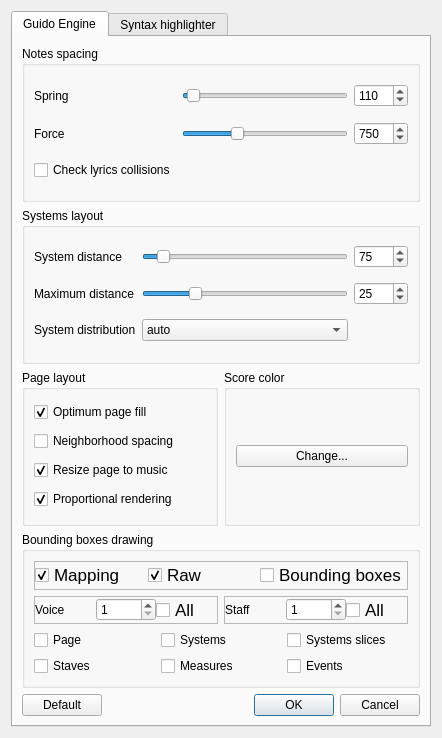
<?xml version="1.0" encoding="UTF-8"?>
<ui version="4.0">
 <class>Setup</class>
 <widget class="QDialog" name="Setup">
  <property name="windowModality">
   <enum>Qt::ApplicationModal</enum>
  </property>
  <property name="geometry">
   <rect>
    <x>0</x>
    <y>0</y>
    <width>442</width>
    <height>738</height>
   </rect>
  </property>
  <property name="sizePolicy">
   <sizepolicy hsizetype="Preferred" vsizetype="Preferred">
    <horstretch>0</horstretch>
    <verstretch>0</verstretch>
   </sizepolicy>
  </property>
  <property name="windowTitle">
   <string>Guido Engine Setup</string>
  </property>
  <property name="autoFillBackground">
   <bool>false</bool>
  </property>
  <property name="modal">
   <bool>false</bool>
  </property>
  <layout class="QVBoxLayout" name="verticalLayout">
   <item>
    <widget class="QTabWidget" name="fTabWidget">
     <property name="currentIndex">
      <number>0</number>
     </property>
     <widget class="QWidget" name="tab">
      <attribute name="title">
       <string>Guido Engine</string>
      </attribute>
      <layout class="QVBoxLayout" name="verticalLayout_2">
       <item>
        <widget class="QGroupBox" name="groupBox">
         <property name="title">
          <string>Notes spacing</string>
         </property>
         <layout class="QGridLayout" name="gridLayout_4">
          <item row="1" column="2">
           <widget class="QSpinBox" name="fForceBox">
            <property name="minimum">
             <number>400</number>
            </property>
            <property name="maximum">
             <number>1500</number>
            </property>
            <property name="value">
             <number>750</number>
            </property>
           </widget>
          </item>
          <item row="0" column="0">
           <widget class="QLabel" name="fLabel4">
            <property name="layoutDirection">
             <enum>Qt::RightToLeft</enum>
            </property>
            <property name="text">
             <string>Spring</string>
            </property>
           </widget>
          </item>
          <item row="0" column="1">
           <widget class="QSlider" name="fSpringSlider">
            <property name="minimum">
             <number>100</number>
            </property>
            <property name="maximum">
             <number>500</number>
            </property>
            <property name="pageStep">
             <number>20</number>
            </property>
            <property name="value">
             <number>110</number>
            </property>
            <property name="orientation">
             <enum>Qt::Horizontal</enum>
            </property>
           </widget>
          </item>
          <item row="0" column="2">
           <widget class="QSpinBox" name="fSpringBox">
            <property name="minimum">
             <number>100</number>
            </property>
            <property name="maximum">
             <number>500</number>
            </property>
            <property name="value">
             <number>110</number>
            </property>
           </widget>
          </item>
          <item row="1" column="0">
           <widget class="QLabel" name="fLabel5">
            <property name="layoutDirection">
             <enum>Qt::RightToLeft</enum>
            </property>
            <property name="text">
             <string>Force</string>
            </property>
           </widget>
          </item>
          <item row="1" column="1">
           <widget class="QSlider" name="fForceSlider">
            <property name="minimum">
             <number>400</number>
            </property>
            <property name="maximum">
             <number>1500</number>
            </property>
            <property name="pageStep">
             <number>100</number>
            </property>
            <property name="value">
             <number>750</number>
            </property>
            <property name="orientation">
             <enum>Qt::Horizontal</enum>
            </property>
           </widget>
          </item>
          <item row="2" column="0">
           <widget class="QCheckBox" name="fCheckLyrics">
            <property name="text">
             <string>Check lyrics collisions</string>
            </property>
           </widget>
          </item>
         </layout>
        </widget>
       </item>
       <item>
        <widget class="QGroupBox" name="groupBox_3">
         <property name="title">
          <string>Systems layout</string>
         </property>
         <layout class="QGridLayout" name="gridLayout_2">
          <item row="2" column="1">
           <widget class="QComboBox" name="fSysDistrMenu">
            <item>
             <property name="text">
              <string>auto</string>
             </property>
            </item>
            <item>
             <property name="text">
              <string>always</string>
             </property>
            </item>
            <item>
             <property name="text">
              <string>never</string>
             </property>
            </item>
           </widget>
          </item>
          <item row="0" column="0">
           <widget class="QLabel" name="fLabel1">
            <property name="layoutDirection">
             <enum>Qt::RightToLeft</enum>
            </property>
            <property name="text">
             <string>System distance</string>
            </property>
           </widget>
          </item>
          <item row="0" column="1">
           <widget class="QSlider" name="fSysDistSlider">
            <property name="minimum">
             <number>1</number>
            </property>
            <property name="maximum">
             <number>1000</number>
            </property>
            <property name="pageStep">
             <number>50</number>
            </property>
            <property name="value">
             <number>75</number>
            </property>
            <property name="orientation">
             <enum>Qt::Horizontal</enum>
            </property>
           </widget>
          </item>
          <item row="0" column="2">
           <widget class="QSpinBox" name="fSysDistBox">
            <property name="minimum">
             <number>1</number>
            </property>
            <property name="maximum">
             <number>1000</number>
            </property>
            <property name="value">
             <number>75</number>
            </property>
           </widget>
          </item>
          <item row="1" column="0">
           <widget class="QLabel" name="fLabel2">
            <property name="layoutDirection">
             <enum>Qt::RightToLeft</enum>
            </property>
            <property name="text">
             <string>Maximum distance</string>
            </property>
           </widget>
          </item>
          <item row="1" column="1">
           <widget class="QSlider" name="fMaxDistSlider">
            <property name="minimum">
             <number>1</number>
            </property>
            <property name="maximum">
             <number>100</number>
            </property>
            <property name="value">
             <number>25</number>
            </property>
            <property name="orientation">
             <enum>Qt::Horizontal</enum>
            </property>
           </widget>
          </item>
          <item row="1" column="2">
           <widget class="QSpinBox" name="fMaxDistBox">
            <property name="minimum">
             <number>1</number>
            </property>
            <property name="maximum">
             <number>100</number>
            </property>
            <property name="value">
             <number>25</number>
            </property>
           </widget>
          </item>
          <item row="2" column="0">
           <widget class="QLabel" name="fLabel3">
            <property name="layoutDirection">
             <enum>Qt::RightToLeft</enum>
            </property>
            <property name="text">
             <string>System distribution</string>
            </property>
           </widget>
          </item>
         </layout>
        </widget>
       </item>
       <item>
        <layout class="QHBoxLayout" name="horizontalLayout_3">
         <item>
          <widget class="QGroupBox" name="groupBox_2">
           <property name="title">
            <string>Page layout</string>
           </property>
           <layout class="QGridLayout" name="gridLayout_3">
            <item row="2" column="0">
             <widget class="QCheckBox" name="fNSpacingcheckBox">
              <property name="text">
               <string>Neighborhood spacing</string>
              </property>
             </widget>
            </item>
            <item row="1" column="0">
             <widget class="QCheckBox" name="fOPFcheckBox">
              <property name="text">
               <string>Optimum page fill</string>
              </property>
              <property name="checked">
               <bool>true</bool>
              </property>
             </widget>
            </item>
            <item row="3" column="0">
             <widget class="QCheckBox" name="fResizePage2MusiccheckBox">
              <property name="text">
               <string>Resize page to music</string>
              </property>
              <property name="checked">
               <bool>true</bool>
              </property>
             </widget>
            </item>
            <item row="4" column="0">
             <widget class="QCheckBox" name="fPropRendercheckBox">
              <property name="text">
               <string>Proportional rendering</string>
              </property>
              <property name="checked">
               <bool>true</bool>
              </property>
             </widget>
            </item>
           </layout>
          </widget>
         </item>
         <item>
          <widget class="QGroupBox" name="groupBox_5">
           <property name="title">
            <string>Score color</string>
           </property>
           <layout class="QGridLayout" name="gridLayout_5">
            <item row="0" column="0">
             <widget class="QPushButton" name="fColorButton">
              <property name="text">
               <string>Change...</string>
              </property>
             </widget>
            </item>
           </layout>
          </widget>
         </item>
        </layout>
       </item>
       <item>
        <widget class="QGroupBox" name="groupBox_4">
         <property name="title">
          <string>Bounding boxes drawing</string>
         </property>
         <layout class="QVBoxLayout" name="verticalLayout_4">
          <item>
           <widget class="QFrame" name="frame">
            <property name="enabled">
             <bool>true</bool>
            </property>
            <property name="frameShape">
             <enum>QFrame::StyledPanel</enum>
            </property>
            <property name="frameShadow">
             <enum>QFrame::Raised</enum>
            </property>
            <layout class="QHBoxLayout" name="horizontalLayout">
             <property name="spacing">
              <number>0</number>
             </property>
             <property name="leftMargin">
              <number>0</number>
             </property>
             <property name="topMargin">
              <number>0</number>
             </property>
             <property name="rightMargin">
              <number>0</number>
             </property>
             <property name="bottomMargin">
              <number>0</number>
             </property>
             <item>
              <widget class="QCheckBox" name="fMapping">
               <property name="font">
                <font>
                 <pointsize>13</pointsize>
                </font>
               </property>
               <property name="text">
                <string>Mapping</string>
               </property>
               <property name="checked">
                <bool>true</bool>
               </property>
              </widget>
             </item>
             <item>
              <widget class="QCheckBox" name="fRawMapping">
               <property name="font">
                <font>
                 <pointsize>13</pointsize>
                </font>
               </property>
               <property name="text">
                <string>Raw</string>
               </property>
               <property name="checked">
                <bool>true</bool>
               </property>
              </widget>
             </item>
             <item>
              <widget class="QCheckBox" name="fBoundingBoxes">
               <property name="font">
                <font>
                 <pointsize>13</pointsize>
                </font>
               </property>
               <property name="text">
                <string>Bounding boxes</string>
               </property>
              </widget>
             </item>
            </layout>
           </widget>
          </item>
          <item>
           <layout class="QHBoxLayout" name="horizontalLayout_13">
            <item>
             <widget class="QFrame" name="frame_2">
              <property name="frameShape">
               <enum>QFrame::StyledPanel</enum>
              </property>
              <property name="frameShadow">
               <enum>QFrame::Raised</enum>
              </property>
              <layout class="QHBoxLayout" name="horizontalLayout_11">
               <property name="spacing">
                <number>0</number>
               </property>
               <property name="leftMargin">
                <number>0</number>
               </property>
               <property name="topMargin">
                <number>0</number>
               </property>
               <property name="rightMargin">
                <number>0</number>
               </property>
               <property name="bottomMargin">
                <number>0</number>
               </property>
               <item>
                <widget class="QLabel" name="label_15">
                 <property name="text">
                  <string>Voice</string>
                 </property>
                </widget>
               </item>
               <item>
                <widget class="QSpinBox" name="fVoiceNumEdit">
                 <property name="minimum">
                  <number>1</number>
                 </property>
                </widget>
               </item>
               <item>
                <widget class="QCheckBox" name="fShowAllVoicesCheckBox">
                 <property name="enabled">
                  <bool>true</bool>
                 </property>
                 <property name="font">
                  <font>
                   <pointsize>13</pointsize>
                  </font>
                 </property>
                 <property name="text">
                  <string>All</string>
                 </property>
                 <property name="checked">
                  <bool>false</bool>
                 </property>
                </widget>
               </item>
              </layout>
             </widget>
            </item>
            <item>
             <widget class="QFrame" name="frame_3">
              <property name="frameShape">
               <enum>QFrame::StyledPanel</enum>
              </property>
              <property name="frameShadow">
               <enum>QFrame::Raised</enum>
              </property>
              <layout class="QHBoxLayout" name="horizontalLayout_12">
               <property name="spacing">
                <number>0</number>
               </property>
               <property name="leftMargin">
                <number>0</number>
               </property>
               <property name="topMargin">
                <number>0</number>
               </property>
               <property name="rightMargin">
                <number>0</number>
               </property>
               <property name="bottomMargin">
                <number>0</number>
               </property>
               <item>
                <widget class="QLabel" name="label_16">
                 <property name="text">
                  <string>Staff</string>
                 </property>
                </widget>
               </item>
               <item>
                <widget class="QSpinBox" name="fStaffNumEdit">
                 <property name="minimum">
                  <number>1</number>
                 </property>
                </widget>
               </item>
               <item>
                <widget class="QCheckBox" name="fShowAllStaffsCheckBox">
                 <property name="font">
                  <font>
                   <pointsize>13</pointsize>
                  </font>
                 </property>
                 <property name="text">
                  <string>All</string>
                 </property>
                 <property name="checked">
                  <bool>false</bool>
                 </property>
                </widget>
               </item>
              </layout>
             </widget>
            </item>
           </layout>
          </item>
          <item>
           <layout class="QGridLayout" name="gridLayout">
            <item row="0" column="0">
             <widget class="QCheckBox" name="fPageBB">
              <property name="text">
               <string>Page</string>
              </property>
             </widget>
            </item>
            <item row="0" column="1">
             <widget class="QCheckBox" name="fSystemBB">
              <property name="text">
               <string>Systems</string>
              </property>
             </widget>
            </item>
            <item row="0" column="2">
             <widget class="QCheckBox" name="fSystemSliceBB">
              <property name="text">
               <string>Systems slices</string>
              </property>
             </widget>
            </item>
            <item row="1" column="0">
             <widget class="QCheckBox" name="fStaffBB">
              <property name="text">
               <string>Staves</string>
              </property>
             </widget>
            </item>
            <item row="1" column="1">
             <widget class="QCheckBox" name="fMeasureBB">
              <property name="text">
               <string>Measures</string>
              </property>
             </widget>
            </item>
            <item row="1" column="2">
             <widget class="QCheckBox" name="fEventBB">
              <property name="text">
               <string>Events</string>
              </property>
             </widget>
            </item>
           </layout>
          </item>
         </layout>
        </widget>
       </item>
       <item>
        <layout class="QHBoxLayout" name="horizontalLayout_2">
         <property name="sizeConstraint">
          <enum>QLayout::SetMaximumSize</enum>
         </property>
         <item>
          <widget class="QPushButton" name="fDefaultButton">
           <property name="text">
            <string>Default</string>
           </property>
          </widget>
         </item>
         <item>
          <widget class="QDialogButtonBox" name="fButtonBox">
           <property name="orientation">
            <enum>Qt::Horizontal</enum>
           </property>
           <property name="standardButtons">
            <set>QDialogButtonBox::Cancel|QDialogButtonBox::Ok</set>
           </property>
          </widget>
         </item>
        </layout>
       </item>
      </layout>
     </widget>
     <widget class="QWidget" name="tab_2">
      <attribute name="title">
       <string>Syntax highlighter</string>
      </attribute>
      <layout class="QVBoxLayout" name="verticalLayout_3">
       <item>
        <widget class="QGroupBox" name="groupBox_6">
         <property name="title">
          <string>Notes</string>
         </property>
         <layout class="QHBoxLayout" name="horizontalLayout_4">
          <item>
           <widget class="QLabel" name="label">
            <property name="text">
             <string>Color</string>
            </property>
           </widget>
          </item>
          <item>
           <widget class="QPushButton" name="fNotesColorButton">
            <property name="text">
             <string>Change...</string>
            </property>
           </widget>
          </item>
          <item>
           <spacer name="horizontalSpacer">
            <property name="orientation">
             <enum>Qt::Horizontal</enum>
            </property>
            <property name="sizeHint" stdset="0">
             <size>
              <width>40</width>
              <height>20</height>
             </size>
            </property>
           </spacer>
          </item>
          <item>
           <widget class="QLabel" name="label_2">
            <property name="text">
             <string>Weight</string>
            </property>
           </widget>
          </item>
          <item>
           <widget class="QComboBox" name="fNotesWeight"/>
          </item>
         </layout>
        </widget>
       </item>
       <item>
        <widget class="QGroupBox" name="groupBox_12">
         <property name="title">
          <string>Tags</string>
         </property>
         <layout class="QHBoxLayout" name="horizontalLayout_10">
          <item>
           <widget class="QLabel" name="label_13">
            <property name="text">
             <string>Color</string>
            </property>
           </widget>
          </item>
          <item>
           <widget class="QPushButton" name="fTagsColorButton">
            <property name="text">
             <string>Change...</string>
            </property>
           </widget>
          </item>
          <item>
           <spacer name="horizontalSpacer_7">
            <property name="orientation">
             <enum>Qt::Horizontal</enum>
            </property>
            <property name="sizeHint" stdset="0">
             <size>
              <width>40</width>
              <height>20</height>
             </size>
            </property>
           </spacer>
          </item>
          <item>
           <widget class="QLabel" name="label_14">
            <property name="text">
             <string>Weight</string>
            </property>
           </widget>
          </item>
          <item>
           <widget class="QComboBox" name="fTagsWeight"/>
          </item>
         </layout>
        </widget>
       </item>
       <item>
        <widget class="QGroupBox" name="groupBox_7">
         <property name="title">
          <string>Tags parameters</string>
         </property>
         <layout class="QHBoxLayout" name="horizontalLayout_5">
          <item>
           <widget class="QLabel" name="label_3">
            <property name="text">
             <string>Color</string>
            </property>
           </widget>
          </item>
          <item>
           <widget class="QPushButton" name="fTagsParametersColorButton">
            <property name="text">
             <string>Change...</string>
            </property>
           </widget>
          </item>
          <item>
           <spacer name="horizontalSpacer_2">
            <property name="orientation">
             <enum>Qt::Horizontal</enum>
            </property>
            <property name="sizeHint" stdset="0">
             <size>
              <width>40</width>
              <height>20</height>
             </size>
            </property>
           </spacer>
          </item>
          <item>
           <widget class="QLabel" name="label_4">
            <property name="text">
             <string>Weight</string>
            </property>
           </widget>
          </item>
          <item>
           <widget class="QComboBox" name="fTagsParametersWeight"/>
          </item>
         </layout>
        </widget>
       </item>
       <item>
        <widget class="QGroupBox" name="groupBox_11">
         <property name="title">
          <string>Durations</string>
         </property>
         <layout class="QHBoxLayout" name="horizontalLayout_9">
          <item>
           <widget class="QLabel" name="label_11">
            <property name="text">
             <string>Color</string>
            </property>
           </widget>
          </item>
          <item>
           <widget class="QPushButton" name="fDurationsColorButton">
            <property name="text">
             <string>Change...</string>
            </property>
           </widget>
          </item>
          <item>
           <spacer name="horizontalSpacer_6">
            <property name="orientation">
             <enum>Qt::Horizontal</enum>
            </property>
            <property name="sizeHint" stdset="0">
             <size>
              <width>40</width>
              <height>20</height>
             </size>
            </property>
           </spacer>
          </item>
          <item>
           <widget class="QLabel" name="label_12">
            <property name="text">
             <string>Weight</string>
            </property>
           </widget>
          </item>
          <item>
           <widget class="QComboBox" name="fDurationsWeight"/>
          </item>
         </layout>
        </widget>
       </item>
       <item>
        <widget class="QGroupBox" name="groupBox_8">
         <property name="title">
          <string>Comments</string>
         </property>
         <layout class="QHBoxLayout" name="horizontalLayout_6">
          <item>
           <widget class="QLabel" name="label_5">
            <property name="text">
             <string>Color</string>
            </property>
           </widget>
          </item>
          <item>
           <widget class="QPushButton" name="fCommentsColorButton">
            <property name="text">
             <string>Change...</string>
            </property>
           </widget>
          </item>
          <item>
           <spacer name="horizontalSpacer_3">
            <property name="orientation">
             <enum>Qt::Horizontal</enum>
            </property>
            <property name="sizeHint" stdset="0">
             <size>
              <width>40</width>
              <height>20</height>
             </size>
            </property>
           </spacer>
          </item>
          <item>
           <widget class="QLabel" name="label_6">
            <property name="text">
             <string>Weight</string>
            </property>
           </widget>
          </item>
          <item>
           <widget class="QComboBox" name="fCommentsWeight"/>
          </item>
         </layout>
        </widget>
       </item>
       <item>
        <widget class="QGroupBox" name="groupBox_10">
         <property name="title">
          <string>Voice separator</string>
         </property>
         <layout class="QHBoxLayout" name="horizontalLayout_8">
          <item>
           <widget class="QLabel" name="label_9">
            <property name="text">
             <string>Color</string>
            </property>
           </widget>
          </item>
          <item>
           <widget class="QPushButton" name="fVoiceSeparatorColorButton">
            <property name="text">
             <string>Change...</string>
            </property>
           </widget>
          </item>
          <item>
           <spacer name="horizontalSpacer_5">
            <property name="orientation">
             <enum>Qt::Horizontal</enum>
            </property>
            <property name="sizeHint" stdset="0">
             <size>
              <width>40</width>
              <height>20</height>
             </size>
            </property>
           </spacer>
          </item>
          <item>
           <widget class="QLabel" name="label_10">
            <property name="text">
             <string>Weight</string>
            </property>
           </widget>
          </item>
          <item>
           <widget class="QComboBox" name="fVoiceSeparatorWeight"/>
          </item>
         </layout>
        </widget>
       </item>
       <item>
        <widget class="QGroupBox" name="groupBox_9">
         <property name="title">
          <string>Score separator</string>
         </property>
         <layout class="QHBoxLayout" name="horizontalLayout_7">
          <item>
           <widget class="QLabel" name="label_7">
            <property name="text">
             <string>Color</string>
            </property>
           </widget>
          </item>
          <item>
           <widget class="QPushButton" name="fScoreSeparatorColorButton">
            <property name="text">
             <string>Change...</string>
            </property>
           </widget>
          </item>
          <item>
           <spacer name="horizontalSpacer_4">
            <property name="orientation">
             <enum>Qt::Horizontal</enum>
            </property>
            <property name="sizeHint" stdset="0">
             <size>
              <width>40</width>
              <height>20</height>
             </size>
            </property>
           </spacer>
          </item>
          <item>
           <widget class="QLabel" name="label_8">
            <property name="text">
             <string>Weight</string>
            </property>
           </widget>
          </item>
          <item>
           <widget class="QComboBox" name="fScoreSeparatorWeight"/>
          </item>
         </layout>
        </widget>
       </item>
      </layout>
     </widget>
    </widget>
   </item>
  </layout>
 </widget>
 <resources/>
 <connections>
  <connection>
   <sender>fForceSlider</sender>
   <signal>valueChanged(int)</signal>
   <receiver>fForceBox</receiver>
   <slot>setValue(int)</slot>
   <hints>
    <hint type="sourcelabel">
     <x>229</x>
     <y>208</y>
    </hint>
    <hint type="destinationlabel">
     <x>339</x>
     <y>207</y>
    </hint>
   </hints>
  </connection>
  <connection>
   <sender>fButtonBox</sender>
   <signal>accepted()</signal>
   <receiver>Setup</receiver>
   <slot>accept()</slot>
   <hints>
    <hint type="sourcelabel">
     <x>196</x>
     <y>251</y>
    </hint>
    <hint type="destinationlabel">
     <x>199</x>
     <y>143</y>
    </hint>
   </hints>
  </connection>
  <connection>
   <sender>fButtonBox</sender>
   <signal>rejected()</signal>
   <receiver>Setup</receiver>
   <slot>reject()</slot>
   <hints>
    <hint type="sourcelabel">
     <x>196</x>
     <y>251</y>
    </hint>
    <hint type="destinationlabel">
     <x>199</x>
     <y>143</y>
    </hint>
   </hints>
  </connection>
  <connection>
   <sender>fForceBox</sender>
   <signal>valueChanged(int)</signal>
   <receiver>fForceSlider</receiver>
   <slot>setValue(int)</slot>
   <hints>
    <hint type="sourcelabel">
     <x>339</x>
     <y>207</y>
    </hint>
    <hint type="destinationlabel">
     <x>229</x>
     <y>208</y>
    </hint>
   </hints>
  </connection>
  <connection>
   <sender>fSpringSlider</sender>
   <signal>valueChanged(int)</signal>
   <receiver>fSpringBox</receiver>
   <slot>setValue(int)</slot>
   <hints>
    <hint type="sourcelabel">
     <x>228</x>
     <y>178</y>
    </hint>
    <hint type="destinationlabel">
     <x>340</x>
     <y>177</y>
    </hint>
   </hints>
  </connection>
  <connection>
   <sender>fSpringBox</sender>
   <signal>valueChanged(int)</signal>
   <receiver>fSpringSlider</receiver>
   <slot>setValue(int)</slot>
   <hints>
    <hint type="sourcelabel">
     <x>340</x>
     <y>177</y>
    </hint>
    <hint type="destinationlabel">
     <x>228</x>
     <y>178</y>
    </hint>
   </hints>
  </connection>
  <connection>
   <sender>fMaxDistSlider</sender>
   <signal>valueChanged(int)</signal>
   <receiver>fMaxDistBox</receiver>
   <slot>setValue(int)</slot>
   <hints>
    <hint type="sourcelabel">
     <x>230</x>
     <y>59</y>
    </hint>
    <hint type="destinationlabel">
     <x>340</x>
     <y>60</y>
    </hint>
   </hints>
  </connection>
  <connection>
   <sender>fMaxDistBox</sender>
   <signal>valueChanged(int)</signal>
   <receiver>fMaxDistSlider</receiver>
   <slot>setValue(int)</slot>
   <hints>
    <hint type="sourcelabel">
     <x>340</x>
     <y>60</y>
    </hint>
    <hint type="destinationlabel">
     <x>230</x>
     <y>59</y>
    </hint>
   </hints>
  </connection>
  <connection>
   <sender>fSysDistSlider</sender>
   <signal>valueChanged(int)</signal>
   <receiver>fSysDistBox</receiver>
   <slot>setValue(int)</slot>
   <hints>
    <hint type="sourcelabel">
     <x>230</x>
     <y>31</y>
    </hint>
    <hint type="destinationlabel">
     <x>340</x>
     <y>30</y>
    </hint>
   </hints>
  </connection>
  <connection>
   <sender>fSysDistBox</sender>
   <signal>valueChanged(int)</signal>
   <receiver>fSysDistSlider</receiver>
   <slot>setValue(int)</slot>
   <hints>
    <hint type="sourcelabel">
     <x>340</x>
     <y>30</y>
    </hint>
    <hint type="destinationlabel">
     <x>230</x>
     <y>31</y>
    </hint>
   </hints>
  </connection>
 </connections>
</ui>
